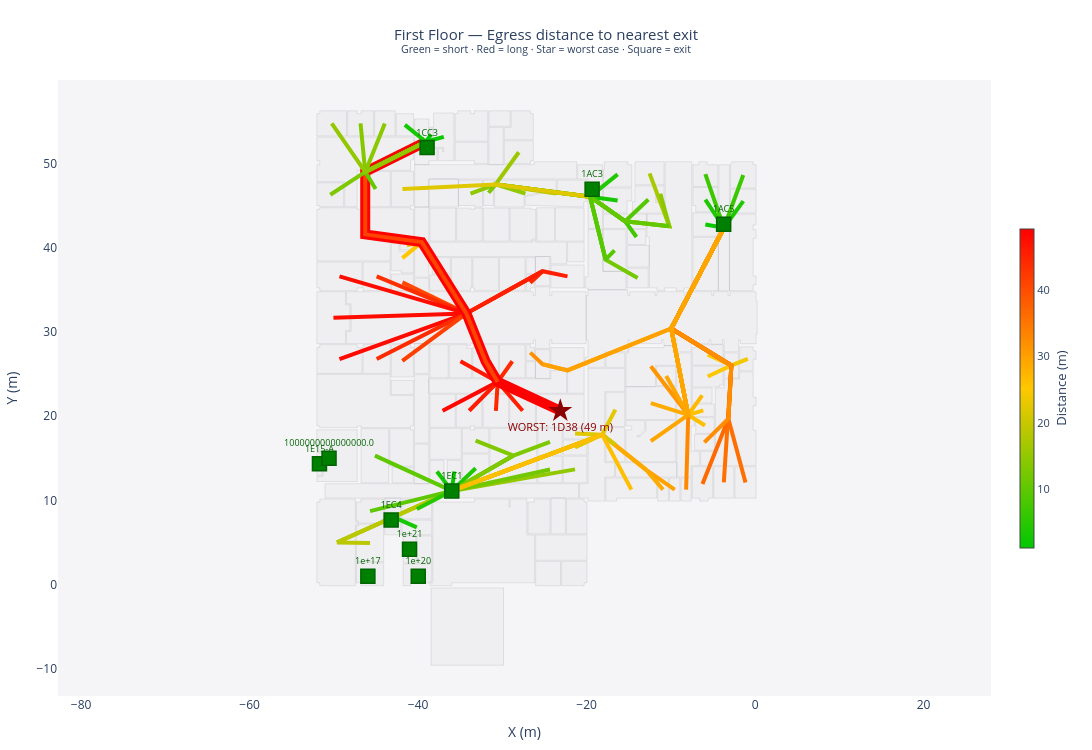

The code cell stored with this chart in its notebook:
### Code cell
ff_path_lengths = [r["raw_length"] for r in ff_results.values() if r["path"] is not None]
mn, mx = min(ff_path_lengths), max(ff_path_lengths)
worst_ff_id = ff_stats[0] if ff_stats else None

fig = go.Figure()

for fp in ff_footprints:
    xs, ys = face_outline_xy(fp)
    fig.add_trace(go.Scatter(
        x=xs, y=ys, fill='toself',
        fillcolor='rgba(200,200,205,0.15)',
        line=dict(color='rgba(120,120,130,0.4)', width=0.4),
        mode='lines', showlegend=False, hoverinfo='skip',
    ))

for rid, r in ff_results.items():
    if r["path"] is None:
        continue
    xs, ys = wire_xy(r["path"])
    is_worst = rid == worst_ff_id
    fig.add_trace(go.Scatter(
        x=xs, y=ys, mode='lines',
        line=dict(color=len_to_color(r["raw_length"], mn, mx), width=10 if is_worst else 4),
        showlegend=False,
        hovertemplate=(
            f"{space_by_id[rid]['name']} | {space_by_id[rid]['long_name']}<br>"
            f"→ {space_by_id[r['exit_id']]['name']}<br>"
            f"{r['raw_length']:.1f} m<extra></extra>"
        ),
    ))

fig.add_trace(go.Scatter(
    x=[None], y=[None], mode='markers',
    marker=dict(
        colorscale=[[0,'rgb(0,200,0)'],[0.5,'rgb(255,200,0)'],[1,'rgb(255,0,0)']],
        cmin=round(mn,1), cmax=round(mx,1), color=[mn, mx],
        colorbar=dict(title=dict(text="Distance (m)", side="right"),
                      thickness=14, len=0.55, x=1.02, y=0.5, tickfont=dict(size=11)),
        showscale=True,
    ), showlegend=False,
))

for sid in exit_room_ids:
    v = space_by_id[sid]["centroid"]
    fig.add_trace(go.Scatter(
        x=[v.X()], y=[v.Y()], mode='markers+text',
        marker=dict(color='green', size=14, symbol='square', line=dict(color='darkgreen', width=1.5)),
        text=[space_by_id[sid]["name"]], textposition='top center',
        textfont=dict(size=9, color='darkgreen'), showlegend=False,
        hovertemplate=f"EXIT: {space_by_id[sid]['name']}<br>{space_by_id[sid]['long_name']}<extra></extra>",
    ))

if worst_ff_id:
    v = space_by_id[worst_ff_id]["centroid"]
    fig.add_trace(go.Scatter(
        x=[v.X()], y=[v.Y()], mode='markers+text',
        marker=dict(color='darkred', size=18, symbol='star'),
        text=[f"WORST: {space_by_id[worst_ff_id]['name']} ({ff_results[worst_ff_id]['raw_length']:.0f} m)"],
        textposition='bottom center', textfont=dict(size=11, color='darkred'), showlegend=False,
    ))

fig.update_layout(
    title=dict(
        text="First Floor — Egress distance to nearest exit<br>"
             "<sup>Green = short · Red = long · Star = worst case · Square = exit</sup>",
        font=dict(size=15), x=0.5,
    ),
    width=1100, height=750,
    xaxis=dict(scaleanchor="y", scaleratio=1, showgrid=False, zeroline=False, title="X (m)"),
    yaxis=dict(showgrid=False, zeroline=False, title="Y (m)"),
    paper_bgcolor="white", plot_bgcolor="#f5f5f7",
    margin=dict(l=40, r=80, t=80, b=40),
)
fig.show()
